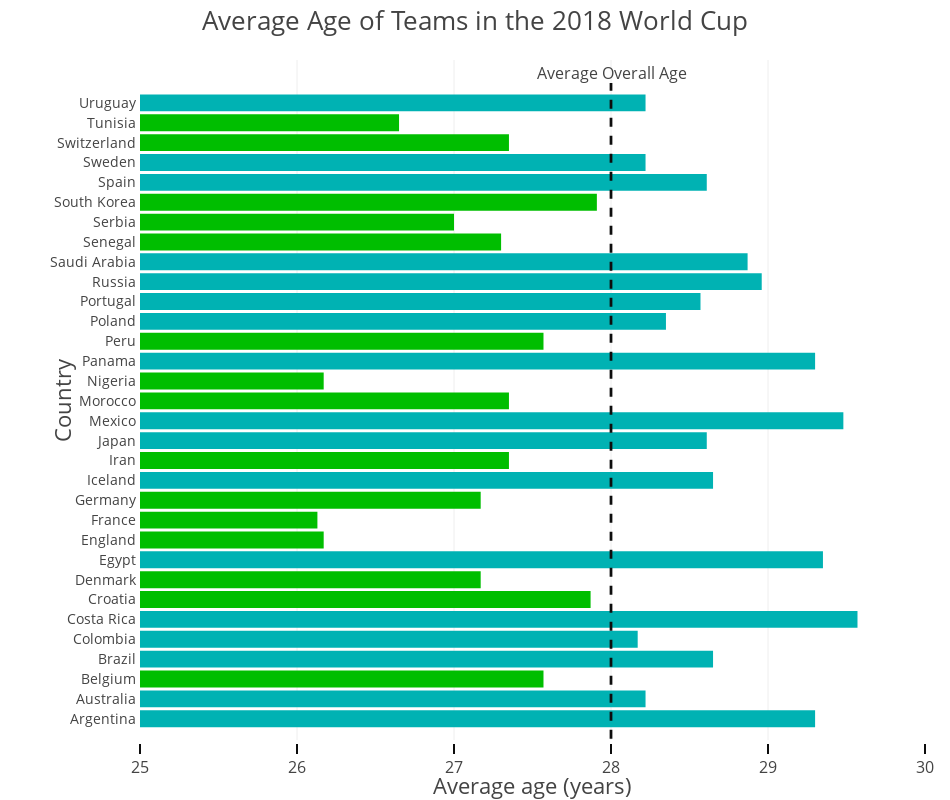

Notebook cell for this chart:
### Markdown cell above
### Plot the average age of each team

### Code cell
layout = go.Layout(
            autosize = False,
            width = 950,
            height = 800,
            margin = dict(
                l = 140,
                r = 25,
                b = 60,
                t = 60,
                pad = 3),
            title = 'Average Age of Teams in the 2018 World Cup',
            titlefont = dict(size=26),
            xaxis = dict(
                title = 'Average age (years)',
                titlefont = dict(size=22),
                tickfont = dict(size=16),
                ticks = 'outside',
                tickcolor = 'rgb(13, 13, 13)',
                tickwidth = 2,
                ticklen = 10,
                range = [25, 30]),
            yaxis = dict(
                title = 'Country',
                titlefont = dict(size=22),
                tickfont = dict(size=14)),
            annotations=[dict(
                    x = 28,
                    y = 32,
                    xref = 'x',
                    yref = 'y',
                    text = 'Average Overall Age',
                    font = dict(size = 16),
                    showarrow = True,
                    arrowcolor = 'rgb(0, 179, 0)',
                    arrowsize = 0.3,
                    arrowwidth = 3,
                    arrowhead = 7,
                    ax = 1,
                    ay = -10)],
            shapes = [dict(
                type = 'line',
                layer = 'above',
                x0 = 28,
                x1 = 28,
                y0 = -1,
                y1 = 32,
                line = dict(
                       color = 'rgb(13, 13, 13)',
                       width = 2.75,
                       dash = 'dash'))])   

data = [go.Bar(
        x = df_avg['age'],
        y = df_avg['Team'],
        width = .85,
        marker = dict(color=color.tolist()),
        orientation = 'h',
        showlegend = False)]

fig = go.Figure(data = data, layout = layout)
iplot(fig, filename = 'Age by Team')

### Figure 1 — Plotly figure (JSON) as saved in the notebook; plotly's stock layout.template omitted (floating-point values rounded to 4 significant figures)
{"data": [{"marker": {"color": ["rgb(0, 178, 179)", "rgb(0, 178, 179)", "rgb(0, 190, 0)", "rgb(0, 178, 179)", "rgb(0, 178, 179)", "rgb(0, 178, 179)", "rgb(0, 190, 0)", "rgb(0, 190, 0)", "rgb(0, 178, 179)", "rgb(0, 190, 0)", "rgb(0, 190, 0)", "rgb(0, 190, 0)", "rgb(0, 178, 179)", "rgb(0, 190, 0)", "rgb(0, 178, 179)", "rgb(0, 178, 179)", "rgb(0, 190, 0)", "rgb(0, 190, 0)", "rgb(0, 178, 179)", "rgb(0, 190, 0)", "rgb(0, 178, 179)", "rgb(0, 178, 179)", "rgb(0, 178, 179)", "rgb(0, 178, 179)", "rgb(0, 190, 0)", "rgb(0, 190, 0)", "rgb(0, 190, 0)", "rgb(0, 178, 179)", "rgb(0, 178, 179)", "rgb(0, 190, 0)", "rgb(0, 190, 0)", "rgb(0, 178, 179)"]}, "orientation": "h", "showlegend": false, "type": "bar", "uid": "ce8a509a-902f-11e8-b4bf-507b9dfead5d", "width": 0.85, "x": [29.3, 28.22, 27.57, 28.65, 28.17, 29.57, 27.87, 27.17, 29.35, 26.17, 26.13, 27.17, 28.65, 27.35, 28.61, 29.48, 27.35, 26.17, 29.3, 27.57, 28.35, 28.57, 28.96, 28.87, 27.3, 27, 27.91, 28.61, 28.22, 27.35, 26.65, 28.22], "y": ["Argentina", "Australia", "Belgium", "Brazil", "Colombia", "Costa Rica", "Croatia", "Denmark", "Egypt", "England", "France", "Germany", "Iceland", "Iran", "Japan", "Mexico", "Morocco", "Nigeria", "Panama", "Peru", "Poland", "Portugal", "Russia", "Saudi Arabia", "Senegal", "Serbia", "South Korea", "Spain", "Sweden", "Switzerland", "Tunisia", "Uruguay"]}], "layout": {"annotations": [{"arrowcolor": "rgb(0, 179, 0)", "arrowhead": 7, "arrowsize": 0.3, "arrowwidth": 3, "ax": 1, "ay": -10, "font": {"size": 16}, "showarrow": true, "text": "Average Overall Age", "x": 28, "xref": "x", "y": 32, "yref": "y"}], "autosize": false, "height": 800, "margin": {"b": 60, "l": 140, "pad": 3, "r": 25, "t": 60}, "shapes": [{"layer": "above", "line": {"color": "rgb(13, 13, 13)", "dash": "dash", "width": 2.75}, "type": "line", "x0": 28, "x1": 28, "y0": -1, "y1": 32}], "title": "Average Age of Teams in the 2018 World Cup", "titlefont": {"size": 26}, "width": 950, "xaxis": {"range": [25, 30], "tickcolor": "rgb(13, 13, 13)", "tickfont": {"size": 16}, "ticklen": 10, "ticks": "outside", "tickwidth": 2, "title": "Average age (years)", "titlefont": {"size": 22}}, "yaxis": {"tickfont": {"size": 14}, "title": "Country", "titlefont": {"size": 22}}}}
